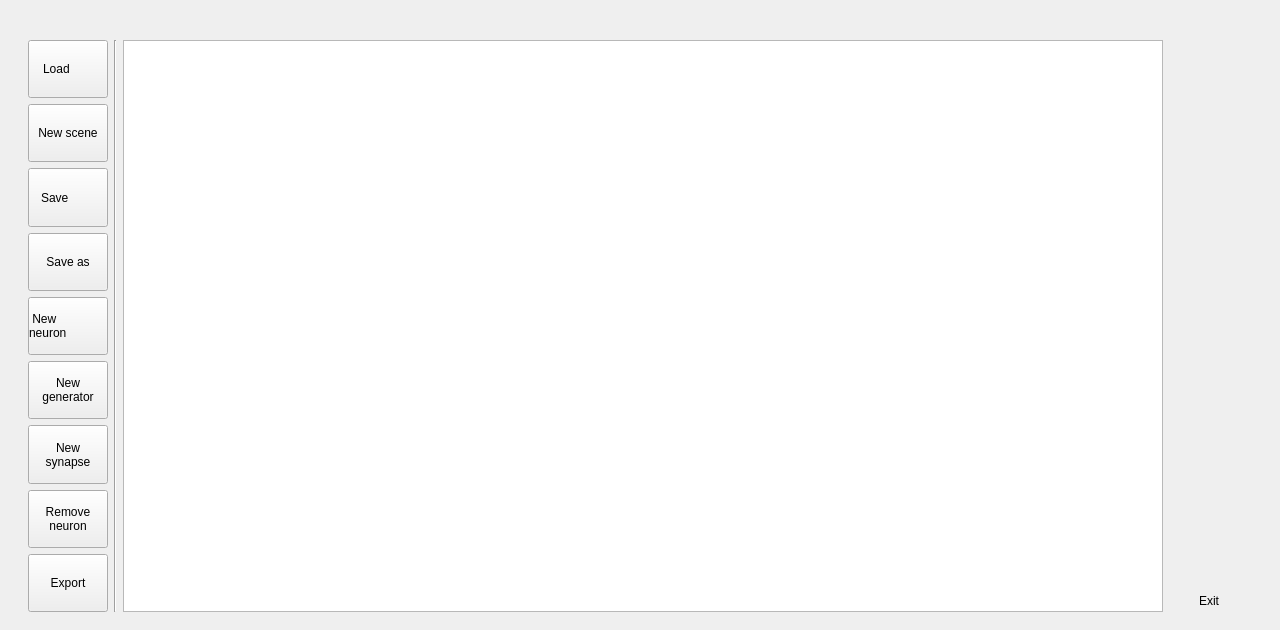
<?xml version="1.0" encoding="UTF-8"?>
<ui version="4.0">
 <class>NeuronScheme</class>
 <widget class="QWidget" name="NeuronScheme">
  <property name="geometry">
   <rect>
    <x>0</x>
    <y>0</y>
    <width>1280</width>
    <height>630</height>
   </rect>
  </property>
  <property name="windowTitle">
   <string>Neural scheme</string>
  </property>
  <property name="windowIcon">
   <iconset resource="graphics/graphics.qrc">
    <normaloff>:/graphics/schemeNeurons.jpg</normaloff>:/graphics/schemeNeurons.jpg</iconset>
  </property>
  <widget class="QWidget" name="horizontalLayoutWidget">
   <property name="geometry">
    <rect>
     <x>28</x>
     <y>40</y>
     <width>1221</width>
     <height>572</height>
    </rect>
   </property>
   <layout class="QHBoxLayout" name="horizontalLayout">
    <item>
     <layout class="QVBoxLayout" name="verticalLayout">
      <item>
       <widget class="QPushButton" name="btLoad">
        <property name="sizePolicy">
         <sizepolicy hsizetype="Minimum" vsizetype="Minimum">
          <horstretch>0</horstretch>
          <verstretch>0</verstretch>
         </sizepolicy>
        </property>
        <property name="text">
         <string>Load       </string>
        </property>
        <property name="icon">
         <iconset resource="graphics/graphics.qrc">
          <normaloff>:/graphics/load.png</normaloff>:/graphics/load.png</iconset>
        </property>
        <property name="iconSize">
         <size>
          <width>48</width>
          <height>48</height>
         </size>
        </property>
       </widget>
      </item>
      <item>
       <widget class="QPushButton" name="btNew">
        <property name="sizePolicy">
         <sizepolicy hsizetype="Minimum" vsizetype="Minimum">
          <horstretch>0</horstretch>
          <verstretch>0</verstretch>
         </sizepolicy>
        </property>
        <property name="text">
         <string>New scene</string>
        </property>
        <property name="icon">
         <iconset resource="graphics/graphics.qrc">
          <normaloff>:/graphics/newScenary.png</normaloff>:/graphics/newScenary.png</iconset>
        </property>
        <property name="iconSize">
         <size>
          <width>48</width>
          <height>48</height>
         </size>
        </property>
       </widget>
      </item>
      <item>
       <widget class="QPushButton" name="btSave">
        <property name="sizePolicy">
         <sizepolicy hsizetype="Minimum" vsizetype="Minimum">
          <horstretch>0</horstretch>
          <verstretch>0</verstretch>
         </sizepolicy>
        </property>
        <property name="layoutDirection">
         <enum>Qt::LeftToRight</enum>
        </property>
        <property name="text">
         <string>Save        </string>
        </property>
        <property name="icon">
         <iconset resource="graphics/graphics.qrc">
          <normaloff>:/graphics/save.jpeg</normaloff>:/graphics/save.jpeg</iconset>
        </property>
        <property name="iconSize">
         <size>
          <width>48</width>
          <height>40</height>
         </size>
        </property>
       </widget>
      </item>
      <item>
       <widget class="QPushButton" name="btSaveAs">
        <property name="sizePolicy">
         <sizepolicy hsizetype="Minimum" vsizetype="Minimum">
          <horstretch>0</horstretch>
          <verstretch>0</verstretch>
         </sizepolicy>
        </property>
        <property name="text">
         <string>Save as</string>
        </property>
        <property name="icon">
         <iconset resource="graphics/graphics.qrc">
          <normaloff>:/graphics/saveas.jpeg</normaloff>:/graphics/saveas.jpeg</iconset>
        </property>
        <property name="iconSize">
         <size>
          <width>48</width>
          <height>48</height>
         </size>
        </property>
       </widget>
      </item>
      <item>
       <widget class="QPushButton" name="btNewNeuron">
        <property name="sizePolicy">
         <sizepolicy hsizetype="Minimum" vsizetype="Minimum">
          <horstretch>0</horstretch>
          <verstretch>0</verstretch>
         </sizepolicy>
        </property>
        <property name="styleSheet">
         <string notr="true">text-align:left;</string>
        </property>
        <property name="text">
         <string> New
neuron</string>
        </property>
        <property name="icon">
         <iconset resource="graphics/graphics.qrc">
          <normaloff>:/graphics/newNeuron.jpg</normaloff>:/graphics/newNeuron.jpg</iconset>
        </property>
        <property name="iconSize">
         <size>
          <width>90</width>
          <height>60</height>
         </size>
        </property>
       </widget>
      </item>
      <item>
       <widget class="QPushButton" name="btNewGenerator">
        <property name="sizePolicy">
         <sizepolicy hsizetype="Minimum" vsizetype="Minimum">
          <horstretch>0</horstretch>
          <verstretch>0</verstretch>
         </sizepolicy>
        </property>
        <property name="text">
         <string>New
generator</string>
        </property>
        <property name="icon">
         <iconset resource="graphics/graphics.qrc">
          <normaloff>:/graphics/newGenerator.jpg</normaloff>:/graphics/newGenerator.jpg</iconset>
        </property>
        <property name="iconSize">
         <size>
          <width>90</width>
          <height>60</height>
         </size>
        </property>
       </widget>
      </item>
      <item>
       <widget class="QPushButton" name="btNewSynapse">
        <property name="sizePolicy">
         <sizepolicy hsizetype="Minimum" vsizetype="Minimum">
          <horstretch>0</horstretch>
          <verstretch>0</verstretch>
         </sizepolicy>
        </property>
        <property name="text">
         <string>New
synapse</string>
        </property>
        <property name="icon">
         <iconset resource="graphics/graphics.qrc">
          <normaloff>:/graphics/newSynapse.jpg</normaloff>:/graphics/newSynapse.jpg</iconset>
        </property>
        <property name="iconSize">
         <size>
          <width>90</width>
          <height>60</height>
         </size>
        </property>
       </widget>
      </item>
      <item>
       <widget class="QPushButton" name="btRemoveNeuron">
        <property name="sizePolicy">
         <sizepolicy hsizetype="Minimum" vsizetype="Minimum">
          <horstretch>0</horstretch>
          <verstretch>0</verstretch>
         </sizepolicy>
        </property>
        <property name="maximumSize">
         <size>
          <width>16777215</width>
          <height>16777215</height>
         </size>
        </property>
        <property name="text">
         <string>Remove
neuron</string>
        </property>
        <property name="icon">
         <iconset resource="graphics/graphics.qrc">
          <normaloff>:/graphics/removeNeuron.jpeg</normaloff>:/graphics/removeNeuron.jpeg</iconset>
        </property>
        <property name="iconSize">
         <size>
          <width>90</width>
          <height>60</height>
         </size>
        </property>
       </widget>
      </item>
      <item>
       <widget class="QPushButton" name="btExport">
        <property name="sizePolicy">
         <sizepolicy hsizetype="Minimum" vsizetype="Minimum">
          <horstretch>0</horstretch>
          <verstretch>0</verstretch>
         </sizepolicy>
        </property>
        <property name="text">
         <string>Export</string>
        </property>
       </widget>
      </item>
     </layout>
    </item>
    <item>
     <widget class="Line" name="line">
      <property name="orientation">
       <enum>Qt::Vertical</enum>
      </property>
     </widget>
    </item>
    <item>
     <widget class="QGraphicsView" name="graphicsView"/>
    </item>
    <item>
     <layout class="QVBoxLayout" name="verticalLayout_3">
      <item>
       <spacer name="verticalSpacer">
        <property name="orientation">
         <enum>Qt::Vertical</enum>
        </property>
        <property name="sizeHint" stdset="0">
         <size>
          <width>20</width>
          <height>40</height>
         </size>
        </property>
       </spacer>
      </item>
      <item>
       <widget class="QPushButton" name="btExit">
        <property name="text">
         <string>Exit</string>
        </property>
        <property name="icon">
         <iconset resource="graphics/graphics.qrc">
          <normaloff>:/graphics/exit.png</normaloff>:/graphics/exit.png</iconset>
        </property>
        <property name="iconSize">
         <size>
          <width>48</width>
          <height>48</height>
         </size>
        </property>
        <property name="flat">
         <bool>true</bool>
        </property>
       </widget>
      </item>
     </layout>
    </item>
   </layout>
  </widget>
 </widget>
 <resources>
  <include location="graphics/graphics.qrc"/>
  <include location="graphics/graphics.qrc"/>
 </resources>
 <connections/>
</ui>
